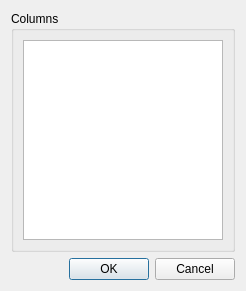
<ui version="4.0" >
 <class>columnsconfig</class>
 <widget class="QDialog" name="columnsconfig" >
  <property name="geometry" >
   <rect>
    <x>0</x>
    <y>0</y>
    <width>244</width>
    <height>290</height>
   </rect>
  </property>
  <property name="sizePolicy" >
   <sizepolicy vsizetype="Preferred" hsizetype="Preferred" >
    <horstretch>0</horstretch>
    <verstretch>0</verstretch>
   </sizepolicy>
  </property>
  <property name="windowTitle" >
   <string>Columns Configuration</string>
  </property>
  <layout class="QGridLayout" name="gridLayout" >
   <item row="0" column="0" >
    <layout class="QVBoxLayout" name="verticalLayout" >
     <item>
      <widget class="QGroupBox" name="groupBox" >
       <property name="title" >
        <string>Columns</string>
       </property>
       <layout class="QGridLayout" name="gridLayout_3" >
        <item row="0" column="0" >
         <layout class="QGridLayout" name="gridLayout_2" >
          <item row="0" column="0" >
           <widget class="QListWidget" name="columnsList" >
            <property name="minimumSize" >
             <size>
              <width>200</width>
              <height>200</height>
             </size>
            </property>
           </widget>
          </item>
         </layout>
        </item>
       </layout>
      </widget>
     </item>
    </layout>
   </item>
   <item row="1" column="0" >
    <widget class="QDialogButtonBox" name="buttonBox" >
     <property name="orientation" >
      <enum>Qt::Horizontal</enum>
     </property>
     <property name="standardButtons" >
      <set>QDialogButtonBox::Cancel|QDialogButtonBox::Ok</set>
     </property>
    </widget>
   </item>
  </layout>
 </widget>
 <resources/>
 <connections>
  <connection>
   <sender>buttonBox</sender>
   <signal>accepted()</signal>
   <receiver>columnsconfig</receiver>
   <slot>accept()</slot>
   <hints>
    <hint type="sourcelabel" >
     <x>248</x>
     <y>254</y>
    </hint>
    <hint type="destinationlabel" >
     <x>157</x>
     <y>274</y>
    </hint>
   </hints>
  </connection>
  <connection>
   <sender>buttonBox</sender>
   <signal>rejected()</signal>
   <receiver>columnsconfig</receiver>
   <slot>reject()</slot>
   <hints>
    <hint type="sourcelabel" >
     <x>316</x>
     <y>260</y>
    </hint>
    <hint type="destinationlabel" >
     <x>286</x>
     <y>274</y>
    </hint>
   </hints>
  </connection>
 </connections>
</ui>
